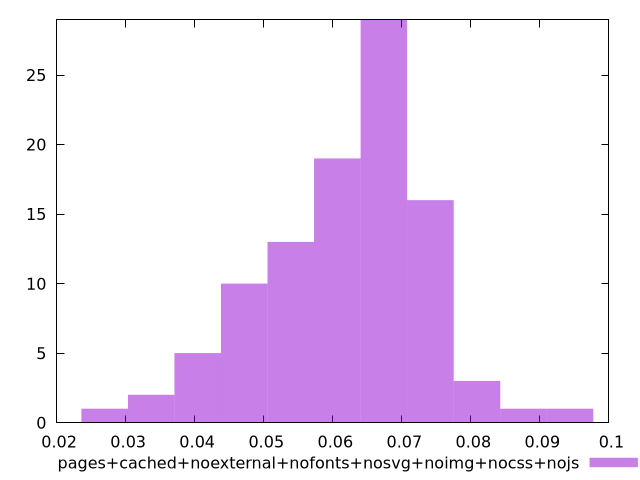

Source code (gnuplot):
$_pagesCachedNoexternalNofontsNosvgNoimgNocssNojs <<EOF
0.07414686799031563 16
0.03370312181377983 2
0.06740624362755966 29
0.0606656192648037 19
0.05392499490204773 13
0.04718437053929177 10
0.08762811671582757 1
0.0808874923530716 3
0.0404437461765358 5
0.09436874107858353 1
0.026962497451023866 1
EOF
set key outside below
set terminal pngcairo
set output "report_00006_2020-11-02T20-21-41.718Z/network-rtt/pages+cached+noexternal+nofonts+nosvg+noimg+nocss+nojs//raw_hist.png"
set yrange [0:29]
set boxwidth 0.0067406243627559665
set style fill transparent solid 0.5 noborder
plot $_pagesCachedNoexternalNofontsNosvgNoimgNocssNojs title "pages+cached+noexternal+nofonts+nosvg+noimg+nocss+nojs" with boxes ,
